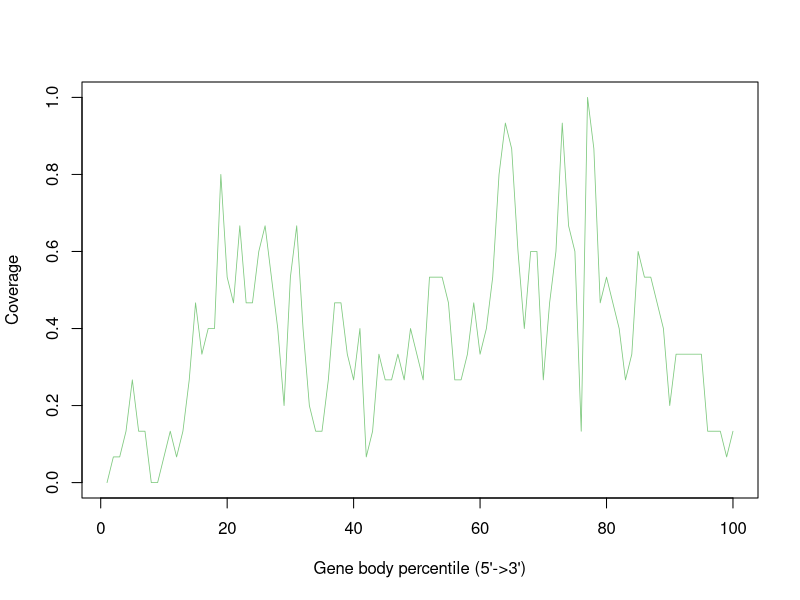

Reproduce this figure in R.
AAACCTGCTTTTAligned.sortedByCoord.out.sorted <- c(0.0,0.0666666666667,0.0666666666667,0.133333333333,0.266666666667,0.133333333333,0.133333333333,0.0,0.0,0.0666666666667,0.133333333333,0.0666666666667,0.133333333333,0.266666666667,0.466666666667,0.333333333333,0.4,0.4,0.8,0.533333333333,0.466666666667,0.666666666667,0.466666666667,0.466666666667,0.6,0.666666666667,0.533333333333,0.4,0.2,0.533333333333,0.666666666667,0.4,0.2,0.133333333333,0.133333333333,0.266666666667,0.466666666667,0.466666666667,0.333333333333,0.266666666667,0.4,0.0666666666667,0.133333333333,0.333333333333,0.266666666667,0.266666666667,0.333333333333,0.266666666667,0.4,0.333333333333,0.266666666667,0.533333333333,0.533333333333,0.533333333333,0.466666666667,0.266666666667,0.266666666667,0.333333333333,0.466666666667,0.333333333333,0.4,0.533333333333,0.8,0.933333333333,0.866666666667,0.6,0.4,0.6,0.6,0.266666666667,0.466666666667,0.6,0.933333333333,0.666666666667,0.6,0.133333333333,1.0,0.866666666667,0.466666666667,0.533333333333,0.466666666667,0.4,0.266666666667,0.333333333333,0.6,0.533333333333,0.533333333333,0.466666666667,0.4,0.2,0.333333333333,0.333333333333,0.333333333333,0.333333333333,0.333333333333,0.133333333333,0.133333333333,0.133333333333,0.0666666666667,0.133333333333)


pdf("AAACCTGCTTTTAligned.sortedByCoord.out.bam.geneBodyCoverage.curves.pdf")
x=1:100
icolor = colorRampPalette(c("#7fc97f","#beaed4","#fdc086","#ffff99","#386cb0","#f0027f"))(1)
plot(x,AAACCTGCTTTTAligned.sortedByCoord.out.sorted,type='l',xlab="Gene body percentile (5'->3')", ylab="Coverage",lwd=0.8,col=icolor[1])
dev.off()
